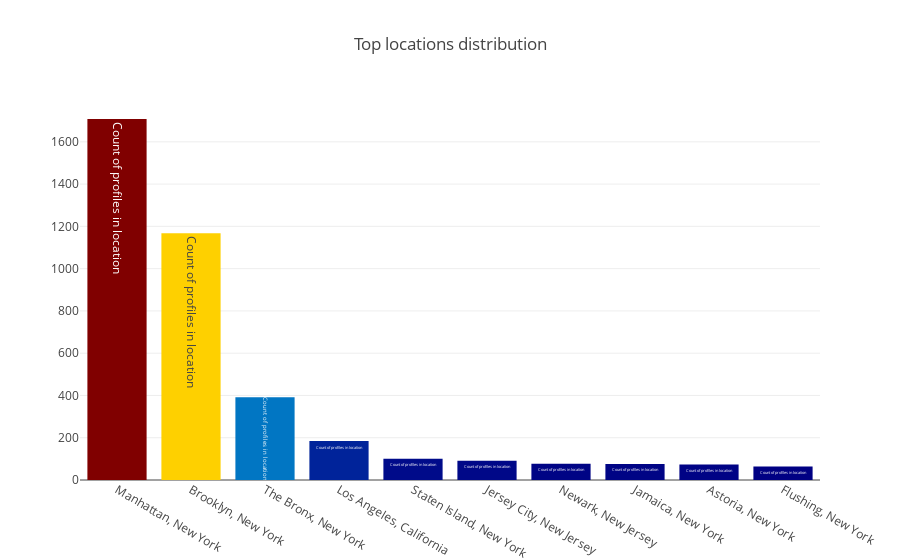

The notebook cell this image was saved under:
### Code cell
data = [go.Bar(
#             x = top_locations_column.author.map(z).unique(),
            x = top_cities,
            y = top_locations_column.value_counts().values,
            marker= dict(colorscale='Jet',
                         color = top_locations_column.value_counts().values
                        ),
            text='Count of profiles in location'
    )]

layout = go.Layout(
    title='Top locations distribution'
)

fig = go.Figure(data=data, layout=layout)

py.iplot(fig, filename='basic-bar')

### Figure 1 — Plotly figure (JSON) as saved in the notebook; plotly's stock layout.template omitted (floating-point values rounded to 4 significant figures)
{"data": [{"marker": {"color": [1708, 1167, 392, 184, 101, 91, 77, 76, 73, 64], "colorscale": "Jet"}, "text": "Count of profiles in location", "type": "bar", "x": ["Manhattan, New York", "Brooklyn, New York", "The Bronx, New York", "Los Angeles, California", "Staten Island, New York", "Jersey City, New Jersey", "Newark, New Jersey", "Jamaica, New York", "Astoria, New York", "Flushing, New York"], "y": [1708, 1167, 392, 184, 101, 91, 77, 76, 73, 64]}], "layout": {"title": "Top locations distribution"}}
